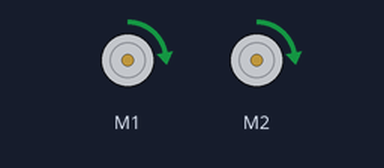
A sketch run on a simulated Arduino Leonardo, built with avr-gcc and run on an emulated ATmega32U4. On the bench: 2 × DC motor (green arrow = forward, orange = backward, longer = faster).

Above: at 0.1 s.
At 10.1 s:
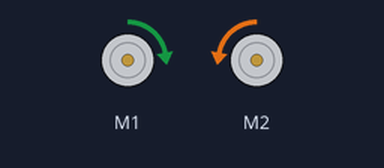
At 13.1 s:
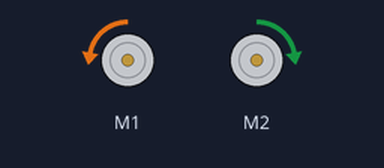
At 22.1 s:
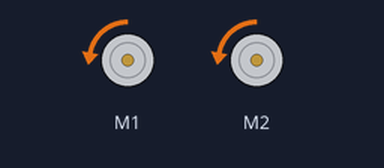
Timing chart, 0 to 33.5 s (numbered marks = the images above):
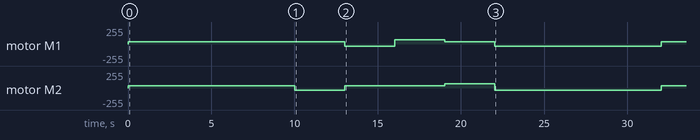

The sketch:

lab1.ino
```cpp
#include <Pololu3piPlus32U4.h>
#include "my_robot.h"
using namespace Pololu3piPlus32U4;

void setup() {
  Serial.begin(9600);
  delay(15);
}

void loop() {
  //Sets the speeds for motors
  //The value of the input is given in mm/s with a maximum value of 400
  MyRobot robot;
  //movement variables
  int default_speed = 50;
  int left_speed = 50;
  int right_speed = 50;
  int left_multiplier = 2;
  int right_multiplier = 2;
  int movement_duration = 3000;


  //The robots Movement functions take in 3 inputs
  //left speed, right speed, and movement duration
  //They use the setSpeeds function and delay function to execute desired movement over a desired time period
  //One can change left_speed, and right_speed values as desired to increase/decrease speed, movement tradjectory
  //One can change movement_duration to have that movement pattern execute for the desired time. 1000 miliseconds = 1 second
  float distance_in_meters = .5;
  int speed = 50;
  int duration_in_ms = 3000;

  //move forward
  robot.MoveForward(distance_in_meters, speed);


  //turn right(in place)                          //left goes forward, right goes backwards
  robot.SpinRight(duration_in_ms, speed);
  //delay(3000);


  //turn left (in place)                          //left goes backwards , right goes forwards
  robot.SpinLeft(duration_in_ms, speed);


  //move forward while turning right               //left goes faster than right side, but by how much?
  left_speed = left_speed * left_multiplier;
  robot.MoveForwardTurnRight(left_speed, right_speed, movement_duration);
  //delay(3000);
  left_speed = default_speed;     //reseting right_speed to default value for next operation


  //move forward while turning left               //right  goes faster than left side, but by how much?
  right_speed = right_speed * right_multiplier;
  robot.MoveForwardTurnLeft(left_speed, right_speed, movement_duration);
  //delay(3000);
  right_speed = default_speed;    //reseting right_speed to default value for next operation


  //move backwards
  //set speeds in the negative direction to go back
  robot.MoveBackwards(distance_in_meters, speed);


  //halt
  robot.Stop();

  //The current variables here could be moved into the MyRobot private variables and the operations could take place in their functions
  //Will probably need to refactor that for post lab but for now this allows us flexibility and ease of use when wanting to change our inputs as we test
}
```

my_robot.cpp
```cpp
#include <Pololu3piPlus32U4.h>
#include "my_robot.h"
using namespace Pololu3piPlus32U4;

Motors motors;

MyRobot::MyRobot() {

}

void MyRobot::MoveForward(float distance, int speed_in){
  //Movin forward
  //Both speeds in should be equal to eachother
  //otherwise we are not moving forward
  float actual_speed = speed_in / 1000.0;
  int time_ms = (distance / actual_speed) * 1000.0;

  motors.setSpeeds(speed_in, speed_in);
  delay(time_ms);
  Stop();
  //could create conditional logic to ensure speeds in are == before executing
}

void MyRobot::SpinLeft(int duration_in, int speed_in){
  //Spining Left
  //Left should be the negative value
  //otherwise it wont spin in place
  motors.setSpeeds(speed_in * -1, speed_in);
  delay(duration_in);

}

void MyRobot::SpinRight(int duration_in, int speed_in){
  //Spining Right
  //Right should be the negative value
  motors.setSpeeds(speed_in, speed_in * -1);
  delay(duration_in);
}

void MyRobot::MoveForwardTurnLeft(int left_speed_in, int right_speed_in, int movement_duration){
  //Right should move quicker than left
  motors.setSpeeds(left_speed_in, right_speed_in);
  delay(movement_duration);
}

void MyRobot::MoveForwardTurnRight(int left_speed_in, int right_speed_in, int movement_duration){
  //Left should move quicker than right
  motors.setSpeeds(left_speed_in, right_speed_in);
  delay(movement_duration);
}

void MyRobot::Stop(){
  motors.setSpeeds(0,0);
}


void MyRobot::MoveBackwards(float distance_in, int speed_in){
  //Both left and right should be negative numbers
  float actual_speed = speed_in / 1000.0;
  int time_ms = (distance_in / actual_speed) * 1000.0;

  motors.setSpeeds(speed_in * -1, speed_in * -1);
  delay(time_ms);
}

//Could create one move class that uses set speeds (since input values would differ it would handle all cases)
//Could set specific move parameters in already created function, making them more like halt
//Should implement class variables and calculations in functions instead of in .ino
```

my_robot.h
```cpp
#ifndef my_robot_h
#define my_robot_h
#include <Pololu3piPlus32U4.h>
using namespace Pololu3piPlus32U4;

//Allowing motors to move by creating functions for specific movement with modifiable left and right speeds as well as movement duration

class MyRobot{
  public:
    MyRobot();

    //Movement Functions
    void MoveForward(float distance, int speed_in);
    void MoveBackwards(float distance, int speed_in);
    void SpinLeft(int duration, int speed);
    void SpinRight(int duration, int speed);
    void MoveForwardTurnRight(int left_speed_in, int right_speed_in, int movement_duration);
    void MoveForwardTurnLeft(int left_speed_in, int right_speed_in, int movement_duration);
    void Stop();


  private:

};

#endif
```

Measured:
- by itself, motor M1: stopped → forward 31/255 at 0.02 s, → backward 31/255 13.0 s later, → forward 63/255 3.0 s later, → forward 31/255 3.0 s later, … (6 changes in this stretch)
- by itself, motor M2: stopped → forward 31/255 at 0.02 s, → backward 31/255 10.0 s later, → forward 31/255 3.0 s later, → forward 63/255 6.0 s later, … (6 changes in this stretch)
